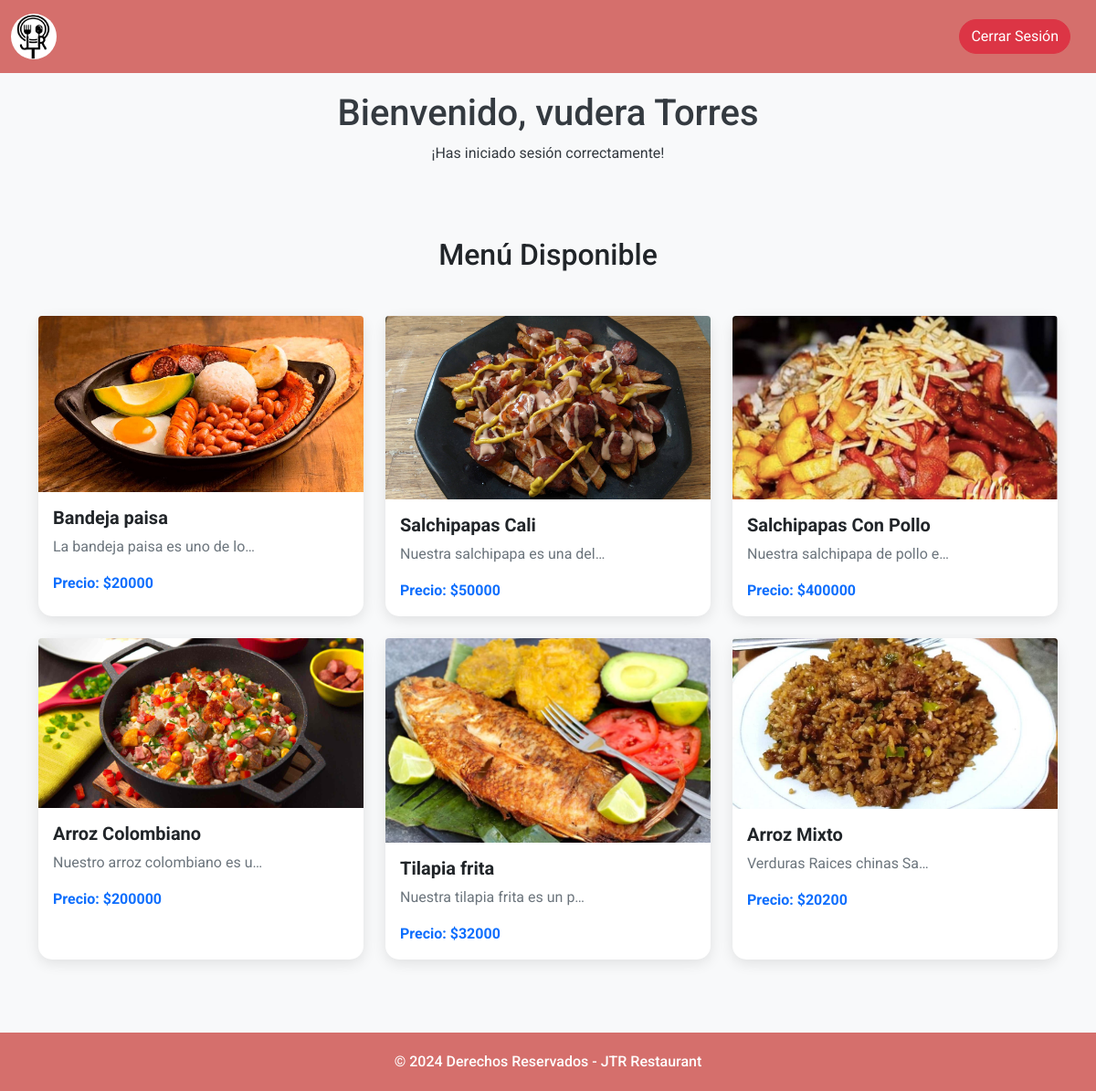
Page /empleados/home/ (signed in) on the committed database.
### empleados/models.py (models this page shows, shortened)
class Empleado(models.Model):
    nombres = models.CharField(max_length=100)
    apellidos = models.CharField(max_length=100)
    cargoLaboral = models.CharField(max_length=100)
    fechaInicio = models.DateField()
    sueldo = models.IntegerField()
    telefono = models.IntegerField()
    correo = models.EmailField(max_length=50, unique=True)
    direccion = models.CharField(max_length=70)
    contracenia = models.CharField(max_length=255)

### reserva/models.py (models this page shows, shortened)
class Menu(models.Model):
    imagen = models.ImageField(upload_to='jtrRestaurant/images/')
    nombre_plato = models.CharField(max_length=255)
    descripcion = models.TextField()
    precio = models.BigIntegerField()

### empleados/views.py (the view)
# urls.py: 2. Add a URL to urlpatterns:  path('', views.home, name='home')
def home(request):
    user_id = request.session.get('user_id')  # Obtén el ID del usuario desde la sesión
    if not user_id:
        return redirect('empleados_login')  # Redirige al login si no está autenticado
    empleado = Empleado.objects.get(id=user_id)  # Obtén los datos del empleado
    menu = Menu.objects.all()
    return render(request, 'home.html', {'menu': menu, 'user': empleado})

### empleados/templates/home.html (shortened to what this page needs)
<!DOCTYPE html>
<html lang="en">
<head>
    <link href="https://cdn.jsdelivr.net/npm/bootstrap@5.1.3/dist/css/bootstrap.min.css" rel="stylesheet">
</head>
<body>
    <header>
        <nav class="navbar navbar-expand-lg fixed-top">
            <div class="container-fluid">
                <a class="navbar-brand" href="#"><img src="/static/img/JTR-cop.png" alt="Logo"></a>
                <div class="offcanvas offcanvas-end" tabindex="-1" id="offcanvasNavbar" aria-labelledby="offcanvasNavbarLabel">
                    <div class="offcanvas-body">
                        <ul class="navbar-nav justify-content-end flex-grow-1 pe-3">
                            <li class="nav-item">
                                <a href="{% url 'empleados_login' %}" class="btn btn-danger">Cerrar Sesión</a>
                            </li>
                        </ul>
                    </div>
                </div>
            </div>
        </nav>
    </header>
    <main>
        <div class="welcome-message">
            <h1>Bienvenido, {{ user.nombres }} {{ user.apellidos }}</h1>
            <p>¡Has iniciado sesión correctamente!</p>
        </div>
        <section class="menuDisponible">
            <h2 class="text-center mb-5">Menú Disponible</h2>
            <div class="container">
                <div class="row row-cols-1 row-cols-md-3 g-4">
                    {% for menu in menu %}
                    <div class="col">
                        <div class="card h-100" data-bs-toggle="modal" data-bs-target="#menuModal{{ menu.id }}">
                            <img src="{{ menu.imagen.url }}" class="card-img-top img-fluid rounded-top" alt="{{ menu.titulo }}">
                            <div class="card-body">
                                <h5 class="card-title">{{ menu.nombre_plato }}</h5>
                                <p class="card-text">{{ menu.descripcion|striptags|truncatechars:30 }}</p>
                                <p class="card-text fw-bold text-primary">Precio: ${{ menu.precio }}</p>
                            </div>
                        </div>
                    </div>
                    {% endfor %}
                </div>
            </div>
        </section>
    </main>
    <footer>
        <p>© 2024 Derechos Reservados - JTR Restaurant</p>
    </footer>
</body>
</html>

### empleados/templates/home.html (style rules this page uses)
body { background-color: #f8f9fa; font-family: 'Roboto', sans-serif; display: flex; flex-direction: column; min-height: 100vh; }
nav { height: 80px; background-color: #d56f6c; color: white; }
nav img { width: 50px; height: 50px; border-radius: 50%; }
.menuDisponible { margin: 80px auto; }
.card { border: none; border-radius: 15px; box-shadow: 0 4px 15px rgba(0, 0, 0, 0.1); transition: transform 0.3s ease, box-shadow 0.3s ease; }
.card-title { font-weight: 700; }
.card-text { color: #6c757d; }
.btn-danger { border-radius: 20px; }
.welcome-message { text-align: center; margin-top: 100px; color: #343a40; }
footer { background-color: #d56f6c; color: white; text-align: center; padding: 20px; margin-top: auto; }
footer p { margin: 0; font-weight: 500; }

### rows in the picture
Empleado: nombres "vudera", apellidos "Torres"
Menu: imagen (picture), nombre_plato "Bandeja paisa", descripcion "La bandeja paisa es uno de lo…", precio "20000"
Menu: imagen (picture), nombre_plato "Salchipapas Cali", descripcion "Nuestra salchipapa es una del…", precio "50000"
Menu: imagen (picture), nombre_plato "Salchipapas Con Pollo", descripcion "Nuestra salchipapa de pollo e…", precio "400000"
Menu: imagen (picture), nombre_plato "Arroz Colombiano", descripcion "Nuestro arroz colombiano es u…", precio "200000"
Menu: imagen (picture), nombre_plato "Tilapia frita", descripcion "Nuestra tilapia frita es un p…", precio "32000"
Menu: imagen (picture), nombre_plato "Arroz Mixto", descripcion "Verduras Raices chinas Sa…", precio "20200"
